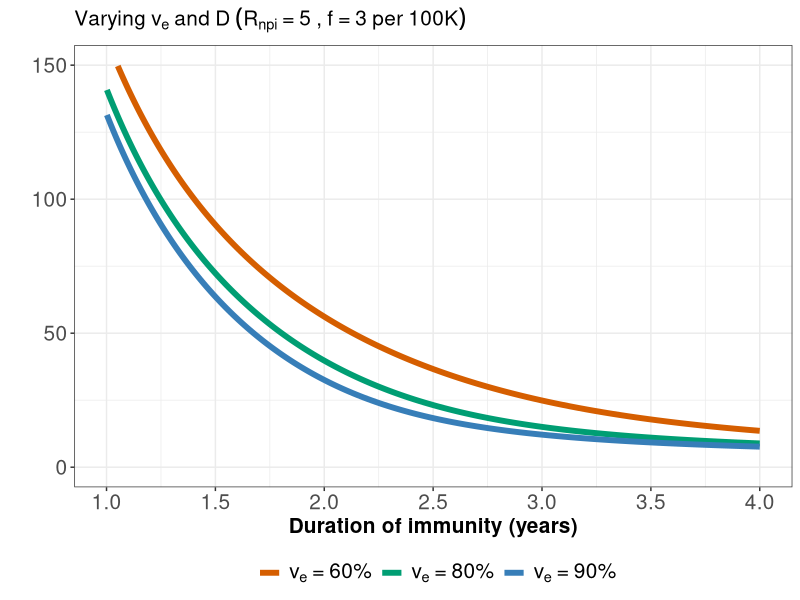
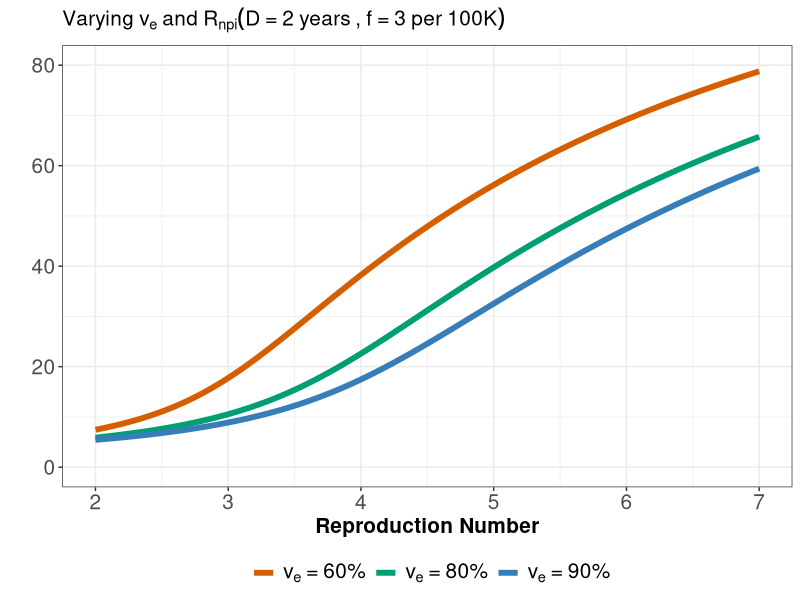
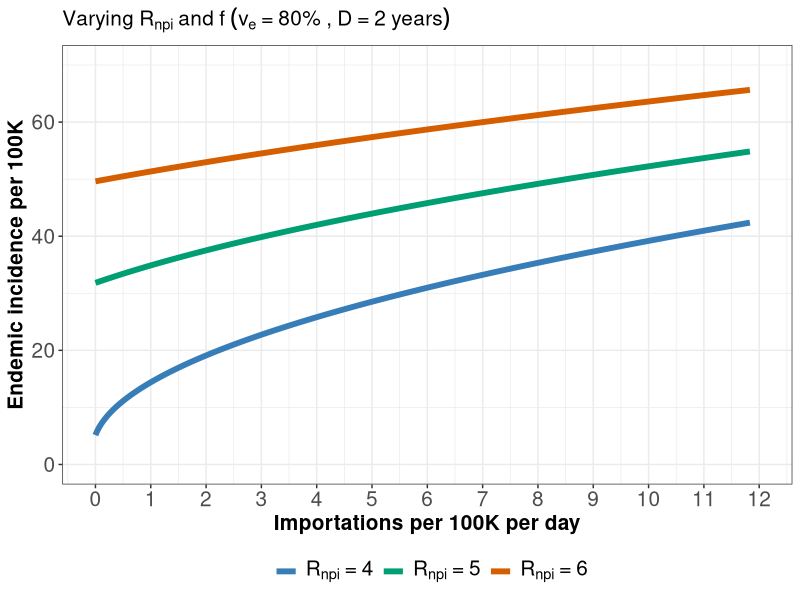
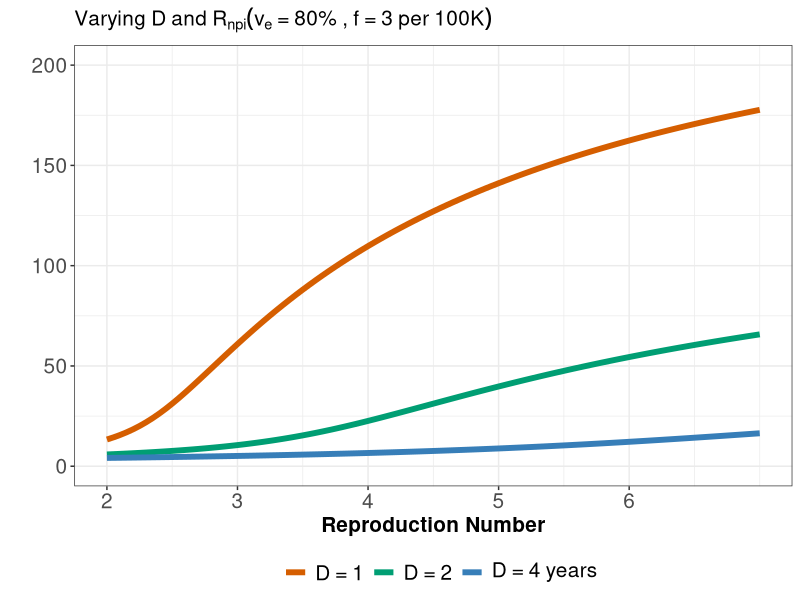

The R script that drew these images, in order: (Note: this script raises an error after producing the figures.)
#Codes written by Elisha B. Are for simulations and Figures shown in the article: 
#COVID-19 endgame: from pandemic to endemic? 
#vaccination, reopening and evolution in a well-vaccinated population,
#Dec 14, 2021

library(ggpubr)
#########supplementary figures (S3) #########################################

theme_pub <- theme(axis.text=element_text(size=15),
                   plot.title = element_text(size=15, face="bold"),
                   legend.position = "bottom", legend.title = element_text(size=15),
                   legend.text = element_text(size=15),
                   axis.title=element_text(size=15,face="bold")) 



#################################### for Fig S3A ###############################


R <- seq(2,7,0.05) #reproduction number 
mu <- 1/(82*365) # life expectancy (82 y in Canada)
sigma <- 1/3
gamma <- 1/6
f <- (150/5.071e6) #f/N per day, approx 3 per day per 100K.   from phac 11.73, 12 per 100K per week
nu=0.005
ve=0.80
endemic <- NULL
endemic_state <- function(w){
  endemic <-  1/2*(((mu+sigma)^2*(mu+gamma)^2*(nu*ve)^2+((4*((f-1/2*mu-1/2*sigma)*gamma+
                (mu+sigma)*(-1/2*mu+f))*sigma*(R*gamma)+2*(mu+sigma)^2*(mu+gamma)^2)*w+
               4*(mu+sigma)*(sigma*(-1/2*mu+f)*(R*gamma)+1/2*mu*(mu+sigma)*(mu+gamma))*(mu+gamma))*(nu*ve)+
              4*((1/4*(R*gamma)^2*sigma^2+ ((f-1/2*mu-1/2*sigma)*gamma+
             (mu+sigma)*(-1/2*mu+f))*sigma*(R*gamma)+
                1/4*(mu+sigma)^2*(mu+gamma)^2)*w+ 1/4*(R*gamma)^2*mu*sigma^2+(mu+sigma)*(-1/2*mu+f)*(mu+gamma)*sigma*(R*gamma)+
                1/4*mu*(mu+sigma)^2*(mu+gamma)^2)*(mu+w))^(1/2)-mu^3+
                (-w-(nu*ve)-gamma-sigma)*mu^2+((-w-(nu*ve)+(R*gamma)-gamma)*sigma+
                (-w-(nu*ve))*gamma)*mu+((-w-(nu*ve))*gamma+w*(R*gamma))*sigma)/(mu^2+
                (w+gamma+sigma)*mu+(w+gamma)*sigma+gamma*w)/(R*gamma)
  return(endemic) 
}

waning_1 <- endemic_state(1/(365)) #values of (w = 1/D)
waning_2 <- endemic_state(1/(2*365))
waning_3 <- endemic_state(1/(4*365))




#results are in I/N
df_waning_trans <- data.frame(waning_1 = waning_1*1e5/6, waning_2 = waning_2*1e5/6, waning_3 = waning_3*1e5/6, transm=R) # *1e5 to get per 100K
# *1e5 to get per 100K


lab1 <- c(expression(D~"="~1),
          expression(D~"="~2), 
          expression(D~"="~4~years))

cols <- c("D = 1 year" = "#D55E00", "D = 2 years" ="#009E73", "D = 4 years" ="#377EB8")

g_waning <- ggplot() + geom_line(aes(x=df_waning_trans$transm, y=df_waning_trans$waning_1,col="D = 1 year"),size=2) + 
  geom_line(aes(x=df_waning_trans$transm, y=df_waning_trans$waning_2, col="D = 2 years"),size=2) +
  geom_line(aes(x=df_waning_trans$transm, y=df_waning_trans$waning_3, col="D = 4 years"),size=2) +
  ylab(" ") + xlab("Reproduction Number") + theme_bw() +
  theme_pub + 
  scale_x_continuous(breaks = seq(2,6,1)) +  scale_y_continuous(limits=c(0, 200)) +
  labs( color = " ", title=expression(Varying~D~and~R["npi"](v[e]~"="~"80%"~","~f~"="~3~per~"100K"))) +
  scale_color_manual(values = cols, labels=lab1)

#,"~f~"="~3~per~"100K"


#f=0.00016,ve=85%,nu=0.7% per day



#################################### for Fig S3B ###############################

f <- seq(0/5.071e6,600/5.071e6,1/5.071e6)#seq(0.05,0.9,0.01) #seq(1,6,0.05)#seq(0.2,0.3,0.01)
nu <- 0.005
sigma <- 1/3
gamma <- 1/6
#f <- 0.271
w <- 1/(2*365) 
ve=0.80
endemic <- NULL
endemic_state <- function(R){
  endemic <-  1/2*(((mu+sigma)^2*(mu+gamma)^2*(nu*ve)^2+((4*((f-1/2*mu-1/2*sigma)*gamma+
                 (mu+sigma)*(-1/2*mu+f))*sigma*(R*gamma)+2*(mu+sigma)^2*(mu+gamma)^2)*w+
                4*(mu+sigma)*(sigma*(-1/2*mu+f)*(R*gamma)+1/2*mu*(mu+sigma)*(mu+gamma))*(mu+gamma))*(nu*ve)+4*((1/4*(R*gamma)^2*sigma^2+
                ((f-1/2*mu-1/2*sigma)*gamma+(mu+sigma)*(-1/2*mu+f))*sigma*(R*gamma)+
                1/4*(mu+sigma)^2*(mu+gamma)^2)*w+1/4*(R*gamma)^2*mu*sigma^2+(mu+sigma)*(-1/2*mu+f)*(mu+gamma)*sigma*(R*gamma)+
                  1/4*mu*(mu+sigma)^2*(mu+gamma)^2)*(mu+w))^(1/2)-mu^3+(-w-(nu*ve)-gamma-sigma)*mu^2+
                   ((-w-(nu*ve)+(R*gamma)-gamma)*sigma+(-w-(nu*ve))*gamma)*mu+
                ((-w-(nu*ve))*gamma+w*(R*gamma))*sigma)/(mu^2+(w+gamma+sigma)*mu+(w+gamma)*sigma+gamma*w)/(R*gamma)
  
  return(endemic) 
}

import_1 <- endemic_state(4)
import_2 <- endemic_state(5)
import_3 <- endemic_state(6)

df_import_trans <- data.frame(import_1 = import_1*100000/6, 
                   import_2= import_2*100000/6, import_3= import_3*100000/6, import=f*100000)


lab1 <- c(expression(R["npi"]~"="~4),
          expression(R["npi"]~"="~5), 
          expression(R["npi"]~"="~6))


cols <- c("R_{npi} = 4" = "#377EB8", "R_{npi} = 5" ="#009E73", "R_{npi} = 6" = "#D55E00")

g_import <- ggplot() + geom_line(aes(x=df_import_trans$import, y=df_import_trans$import_1, col= "R_{npi} = 4"),size=2) + 
  geom_line(aes(x=df_import_trans$import, y=df_import_trans$import_2, col = "R_{npi} = 5"),size=2) +
  geom_line(aes(x=df_import_trans$import, y=df_import_trans$import_3, col= "R_{npi} = 6"),size=2) +
  ylab("Endemic incidence per 100K") + xlab("Importations per 100K per day") + theme_bw() +
  theme_pub +  
  scale_x_continuous(breaks = seq(round(0,1),round((650/5.071e6)*100000,1),round((50/5.071e6)*100000,1)),
                     limits = c(0,12)) +
  labs( color = "", title="Varying R_{npi} and f (v_e=80%, D =2 years)") + 
  scale_y_continuous(limits=c(0, 80)) + #max(df_import_trans$import_3) * 1.3)
  scale_color_manual(values = cols, labels=lab1)



R <- 5#seq(2,10,0.05) #seq(1,6,0.05)#seq(0.2,0.3,0.01)
mu <- 1/(82*365)
sigma <- 1/3
gamma <- 1/6
f <- 150/5.071e6#20/5e6#0.0000005
endemic <- NULL
nu=0.005
w <- seq(1/(4*365),1/(1*365),0.00001)
endemic_state <- function(ve){
  
  endemic <-  1/2*(((mu+sigma)^2*(mu+gamma)^2*(nu*ve)^2+((4*((f-1/2*mu-1/2*sigma)*gamma+
              (mu+sigma)*(-1/2*mu+f))*sigma*(R*gamma)+2*(mu+sigma)^2*(mu+gamma)^2)*w+
             4*(mu+sigma)*(sigma*(-1/2*mu+f)*(R*gamma)+1/2*mu*(mu+sigma)*(mu+gamma))*(mu+gamma))*(nu*ve)+4*((1/4*(R*gamma)^2*sigma^2+
              ((f-1/2*mu-1/2*sigma)*gamma+(mu+sigma)*(-1/2*mu+f))*sigma*(R*gamma)+1/4*(mu+sigma)^2*(mu+gamma)^2)*w+
              1/4*(R*gamma)^2*mu*sigma^2+(mu+sigma)*(-1/2*mu+f)*(mu+gamma)*sigma*(R*gamma)+
              1/4*mu*(mu+sigma)^2*(mu+gamma)^2)*(mu+w))^(1/2)-mu^3+(-w-(nu*ve)-gamma-sigma)*mu^2+
               ((-w-(nu*ve)+(R*gamma)-gamma)*sigma+(-w-(nu*ve))*gamma)*mu+
              ((-w-(nu*ve))*gamma+w*(R*gamma))*sigma)/(mu^2+(w+gamma+sigma)*mu+(w+gamma)*sigma+gamma*w)/(R*gamma)
  return(endemic) 
}


efficacy_1 <- endemic_state(0.60)
efficacy_2 <- endemic_state(0.80)
efficacy_3 <- endemic_state(0.90)




df_efficacy <- data.frame(efficacy_1 = efficacy_1*100000/6, 
              efficacy_2 = efficacy_2*100000/6, efficacy_3 = efficacy_3*100000/6, waning=w)

lab1 <- c(expression(v[e]~"="~"60%"),
          expression(v[e]~"="~"80%"), 
          expression(v[e]~"="~"90%"))

cols <- c("v_e = 60%" = "#D55E00", "v_e = 80%" ="#009E73", "v_e = 90%" ="#377EB8")

g_efficacy <- ggplot() + geom_line(aes(x=(1/df_efficacy$waning)/365, y=df_efficacy$efficacy_1,col="v_e = 60%"),size=2) + 
  geom_line(aes(x=(1/df_efficacy$waning)/365, y=df_efficacy$efficacy_2, col="v_e = 80%"),size=2) +
  geom_line(aes(x=(1/df_efficacy$waning)/365, y=df_efficacy$efficacy_3, col="v_e = 90%"),size=2) +
  ylab(" ") + xlab("Duration of immunity (years)") + theme_bw() +
  theme_pub + 
  scale_x_continuous(breaks = seq(0,4,0.5)) +  scale_y_continuous(limits=c(0, 150)) +
  labs( color = "", title=expression(Varying~v[e]~and~D~(R["npi"]~"="~5~","~f~"="~3~per~"100K"))) +
  scale_color_manual(values = cols, labels=lab1)

#################################### for Fig S3C ###############################

R <- seq(2,7,0.05) 
mu <- 1/(82*365)
w <- 1/(2*365)
sigma <- 1/3
gamma <- 1/6
f <- (150/5.071e6)
endemic <- NULL
nu=0.005
#ve=0.75
endemic_state <- function(ve){
  endemic <-  1/2*(((mu+sigma)^2*(mu+gamma)^2*(nu*ve)^2+((4*((f-1/2*mu-1/2*sigma)*gamma+
                (mu+sigma)*(-1/2*mu+f))*sigma*(R*gamma)+2*(mu+sigma)^2*(mu+gamma)^2)*w+
                 4*(mu+sigma)*(sigma*(-1/2*mu+f)*(R*gamma)+1/2*mu*(mu+sigma)*(mu+gamma))*(mu+gamma))*(nu*ve)+4*((1/4*(R*gamma)^2*sigma^2+
                  ((f-1/2*mu-1/2*sigma)*gamma+(mu+sigma)*(-1/2*mu+f))*sigma*(R*gamma)+1/4*(mu+sigma)^2*(mu+gamma)^2)*w+
                1/4*(R*gamma)^2*mu*sigma^2+(mu+sigma)*(-1/2*mu+f)*(mu+gamma)*sigma*(R*gamma)+
                1/4*mu*(mu+sigma)^2*(mu+gamma)^2)*(mu+w))^(1/2)-mu^3+(-w-(nu*ve)-gamma-sigma)*mu^2+
                  ((-w-(nu*ve)+(R*gamma)-gamma)*sigma+(-w-(nu*ve))*gamma)*mu+
                ((-w-(nu*ve))*gamma+w*(R*gamma))*sigma)/(mu^2+(w+gamma+sigma)*mu+(w+gamma)*sigma+gamma*w)/(R*gamma)
  
  return(endemic) 
}



efficR_1 <- endemic_state(0.60)
efficR_2 <- endemic_state(0.80)
efficR_3 <- endemic_state(0.90)

df_effic_trans <- data.frame(efficR_1 = efficR_1*100000/6, efficR_2 = efficR_2*100000/6, efficR_3 = efficR_3*100000/6, transm=R)



lab1 <- c(expression(v[e]~"="~"60%"),
          expression(v[e]~"="~"80%"), 
          expression(v[e]~"="~"90%"))

cols <- c("v_e = 60%"  = "#D55E00", "v_e = 80%"  ="#009E73", "v_e = 90%"  ="#377EB8")

g_efficR <- ggplot() + geom_line(aes(x=df_effic_trans$transm, y=df_effic_trans$efficR_1,col="v_e = 60%"),size=2) + 
  geom_line(aes(x=df_effic_trans$transm, y=df_effic_trans$efficR_2, col="v_e = 80%"),size=2) +
  geom_line(aes(x=df_effic_trans$transm, y=df_effic_trans$efficR_3, col="v_e = 90%"),size=2) +
  ylab(" ") + xlab("Reproduction Number") + theme_bw() +
  theme_pub + 
  scale_x_continuous(breaks = seq(2,7,1)) +  scale_y_continuous(limits=c(0,80 )) +
  labs( color = "", title=expression(Varying~v[e]~and~R["npi"](D~"="~2~years~","~f~"="~3~per~"100K"))) +
  scale_color_manual(values = cols, labels=lab1)


#################################### for Fig S3D ###############################







f <- seq(0/5.071e6,600/5.071e6,1/5.071e6)
nu <- 0.005
sigma <- 1/3
gamma <- 1/6
#f <- 0.271
w <- 1/(2*365) 
ve=0.8
endemic <- NULL
endemic_state <- function(R){
  endemic <-  1/2*(((mu+sigma)^2*(mu+gamma)^2*(nu*ve)^2+((4*((f-1/2*mu-1/2*sigma)*gamma+
               (mu+sigma)*(-1/2*mu+f))*sigma*(R*gamma)+2*(mu+sigma)^2*(mu+gamma)^2)*w+
                4*(mu+sigma)*(sigma*(-1/2*mu+f)*(R*gamma)+1/2*mu*(mu+sigma)*(mu+gamma))*(mu+gamma))*(nu*ve)+4*((1/4*(R*gamma)^2*sigma^2+
                ((f-1/2*mu-1/2*sigma)*gamma+(mu+sigma)*(-1/2*mu+f))*sigma*(R*gamma)+1/4*(mu+sigma)^2*(mu+gamma)^2)*w+
                1/4*(R*gamma)^2*mu*sigma^2+(mu+sigma)*(-1/2*mu+f)*(mu+gamma)*sigma*(R*gamma)+
                1/4*mu*(mu+sigma)^2*(mu+gamma)^2)*(mu+w))^(1/2)-mu^3+(-w-(nu*ve)-gamma-sigma)*mu^2+
                 ((-w-(nu*ve)+(R*gamma)-gamma)*sigma+
                (-w-(nu*ve))*gamma)*mu+
                ((-w-(nu*ve))*gamma+w*(R*gamma))*sigma)/(mu^2+(w+gamma+sigma)*mu+(w+gamma)*sigma+gamma*w)/(R*gamma)
  
  
  return(endemic) 
}

import_1 <- endemic_state(4)
import_2 <- endemic_state(5)
import_3 <- endemic_state(6)

df_import_trans <- data.frame(import_1 = import_1*100000/6, 
                  import_2= import_2*100000/6, import_3= import_3*100000/6 , import=f*100000)



lab1 <- c(expression(R["npi"]~"="~4),
          expression(R["npi"]~"="~5), 
          expression(R["npi"]~"="~6))

cols <- c("R_{npi} = 4" = "#377EB8", "R_{npi} = 5" ="#009E73", "R_{npi} = 6" = "#D55E00")

g_import <- ggplot() + geom_line(aes(x=df_import_trans$import, y=df_import_trans$import_1, col= "R_{npi} = 4"),size=2) + 
  geom_line(aes(x=df_import_trans$import, y=df_import_trans$import_2, col = "R_{npi} = 5"),size=2) +
  geom_line(aes(x=df_import_trans$import, y=df_import_trans$import_3, col= "R_{npi} = 6"),size=2) +
  ylab("Endemic incidence per 100K") + xlab("Importations per 100K per day") + theme_bw() +
  theme_pub + 
  scale_x_continuous(breaks = seq(round(50/5.071e6,1),round((650/5.071e6)*100000,1),round((50/5.071e6)*100000,1)),
                     limits = c(0,12)) +
  labs( color = "", title=expression(Varying~R["npi"]~and~f~(v[e]~"="~"80%"~","~D~"="~2~years))) +
  scale_y_continuous(limits=c(0, 70)) + #max(df_import_trans$import_3) * 1.3)
  scale_color_manual(values = cols, labels=lab1)



#################################### for Fig S3E ###############################
R <- 5
mu <- 1/(82*365)
sigma <- 1/3
gamma <- 1/6
endemic <- NULL
nu=0.005
ve=0.8
w <- seq(1/(4*365),1/(1*365),0.00001)
endemic_state <- function(f){
  
  endemic <-  1/2*(((mu+sigma)^2*(mu+gamma)^2*(nu*ve)^2+((4*((f-1/2*mu-1/2*sigma)*gamma+
               (mu+sigma)*(-1/2*mu+f))*sigma*(R*gamma)+2*(mu+sigma)^2*(mu+gamma)^2)*w+
              4*(mu+sigma)*(sigma*(-1/2*mu+f)*(R*gamma)+1/2*mu*(mu+sigma)*(mu+gamma))*(mu+gamma))*(nu*ve)+4*((1/4*(R*gamma)^2*sigma^2+
                 ((f-1/2*mu-1/2*sigma)*gamma+(mu+sigma)*(-1/2*mu+f))*sigma*(R*gamma)+1/4*(mu+sigma)^2*(mu+gamma)^2)*w+
                   1/4*(R*gamma)^2*mu*sigma^2+(mu+sigma)*(-1/2*mu+f)*(mu+gamma)*sigma*(R*gamma)+
                   1/4*mu*(mu+sigma)^2*(mu+gamma)^2)*(mu+w))^(1/2)-mu^3+(-w-(nu*ve)-gamma-sigma)*mu^2+((-w-(nu*ve)+
                  (R*gamma)-gamma)*sigma+(-w-(nu*ve))*gamma)*mu+
                     ((-w-(nu*ve))*gamma+w*(R*gamma))*sigma)/(mu^2+(w+gamma+sigma)*mu+(w+gamma)*sigma+gamma*w)/(R*gamma)
  return(endemic) 
}


importwan_1 <- endemic_state(50/5.071e6)
importwan_2 <- endemic_state(150/5.071e6)
importwan_3 <- endemic_state(300/5.071e6)

head(df_importwan)


df_importwan <- data.frame(importwan_1 = importwan_1*100000/6, 
                importwan_2 = importwan_2*100000/6, importwan_3 = importwan_3*100000/6, waning=w)


lab1 <- c(expression(f~"="~1),
          expression(f~"="~3), 
          expression(f~"="~6~per~"100K"))

cols <- c("f = 1" = "#377EB8", "f = 3" ="#009E73", "f = 6 per 100K" ="#D55E00")

g_importwan <- ggplot() + geom_line(aes(x=(1/df_importwan$waning)/365, y=df_importwan$importwan_1,col="f = 1"),size=2) + 
  geom_line(aes(x=(1/df_importwan$waning)/365, y=df_importwan$importwan_2, col="f = 3"),size=2) +
  geom_line(aes(x=(1/df_importwan$waning)/365, y=df_importwan$importwan_3, col="f = 6 per 100K"),size=2) +
  ylab("") + xlab("Duration of immunity (years)") + theme_bw() +
  theme_pub  + 
  scale_x_continuous(breaks = seq(1,4,0.5)) +  scale_y_continuous(limits=c(0, 150)) +
  labs( color = "", title=expression(Varying~f~and~D~(R["npi"]~"="~5~","~v[e]~"="~"80%"))) +
  scale_color_manual(values = cols,labels=lab1)




#################################### for Fig S3F ###############################

f <- seq(0/5.071e6,600/5.071e6,1/5.071e6)
nu <- 0.005
sigma <- 1/3
gamma <- 1/6
#f <- 0.271
w <- 1/(2*365) 
#ve=0.75
R=5
endemic <- NULL
endemic_state <- function(ve){
  endemic <-  1/2*(((mu+sigma)^2*(mu+gamma)^2*(nu*ve)^2+((4*((f-1/2*mu-1/2*sigma)*gamma+
               (mu+sigma)*(-1/2*mu+f))*sigma*(R*gamma)+2*(mu+sigma)^2*(mu+gamma)^2)*w+
                 4*(mu+sigma)*(sigma*(-1/2*mu+f)*(R*gamma)+1/2*mu*(mu+sigma)*(mu+gamma))*(mu+gamma))*(nu*ve)+4*((1/4*(R*gamma)^2*sigma^2+
                ((f-1/2*mu-1/2*sigma)*gamma+(mu+sigma)*(-1/2*mu+f))*sigma*(R*gamma)+1/4*(mu+sigma)^2*(mu+gamma)^2)*w+
                1/4*(R*gamma)^2*mu*sigma^2+(mu+sigma)*(-1/2*mu+f)*(mu+gamma)*sigma*(R*gamma)+
                 1/4*mu*(mu+sigma)^2*(mu+gamma)^2)*(mu+w))^(1/2)-mu^3+(-w-(nu*ve)-gamma-sigma)*mu^2+((-w-(nu*ve)+
                (R*gamma)-gamma)*sigma+(-w-(nu*ve))*gamma)*mu+
                ((-w-(nu*ve))*gamma+w*(R*gamma))*sigma)/(mu^2+(w+gamma+sigma)*mu+(w+gamma)*sigma+gamma*w)/(R*gamma)
  
  
  return(endemic) 
}

importeffic_1 <- endemic_state(0.60)
importeffic_2 <- endemic_state(0.80)
importeffic_3 <- endemic_state(0.90)




df_importeffic_trans <- data.frame(importeffic_1 = importeffic_1*100000/6, importeffic_2= importeffic_2*100000/6,
                        importeffic_3= importeffic_3*100000/6 , import=f*100000)



lab1 <- c(expression(v[e]~"="~"60%"),
          expression(v[e]~"="~"80%"), 
          expression(v[e]~"="~"90%"))


cols <- c("v_e = 60%" = "#D55E00", "v_e = 80%" ="#009E73", "v_e = 90%" ="#377EB8")

g_importeffic <- ggplot() + geom_line(aes(x=df_importeffic_trans$import, y=df_importeffic_trans$importeffic_1
                                          , col= "v_e = 60%"),size=2) + 
  geom_line(aes(x=df_importeffic_trans$import, y=df_importeffic_trans$importeffic_2, col = "v_e = 80%"),size=2) +
  geom_line(aes(x=df_importeffic_trans$import, y=df_importeffic_trans$importeffic_3, col= "v_e = 90%"),size=2) +
  ylab(" ") + xlab("Importations per 100K per day") + theme_bw() +
  theme_pub + 
  scale_x_continuous(breaks = seq(round(0,1),round((650/5.071e6)*100000,1),round((50/5.071e6)*100000,1)),
                     limits = c(0,12)) +
  labs( color = " ", title=expression(Varying~v[e]~and~f~(R["npi"]~"="~5~","~D~"="~2~years))) + 
  scale_y_continuous(limits=c(0, 80)) + 
  scale_color_manual(values = cols,labels=lab1)


#combine figures 


gg <- ggarrange( 
  g_waning,g_efficR, g_import,
  g_importeffic, g_efficacy,g_importwan,
  common.legend = FALSE, nrow=3,ncol=2, hjust=-1.2,legend = "bottom", 
  font.label = list(size = 20, color="Orange")
  , labels = c("A","B","C","D","E","F"))

ggsave(path = "results", filename = "pess_endemic_combo.pdf", width = 10.5, height = 11,gg)
